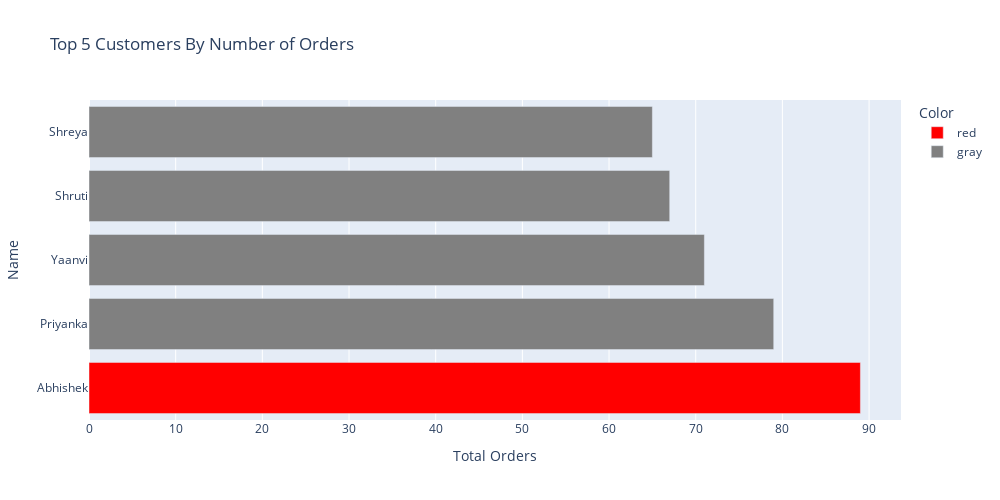

The cell this chart's notebook holds for it:
### Code cell
# Highlight the customer with the most orders
fig_customer = px.bar(top_5_ctm, x = top_5_ctm['Quantity'], y = 'CustomerName', color = 'Color',
      title = 'Top 5 Customers By Number of Orders',
       color_discrete_map = {'red':'red','gray':'gray'}, width = 1000, height = 500)
fig_customer.update_xaxes(title_text = 'Total Orders')
fig_customer.update_yaxes(title_text = 'Name')
fig_customer.show()

### Figure 1 — Plotly figure (JSON) as saved in the notebook; plotly's stock layout.template omitted (floating-point values rounded to 4 significant figures)
{"data": [{"alignmentgroup": "True", "hovertemplate": "Color=red<br>Quantity=%{x}<br>CustomerName=%{y}<extra></extra>", "legendgroup": "red", "marker": {"color": "red", "pattern": {"shape": ""}}, "name": "red", "offsetgroup": "red", "orientation": "h", "showlegend": true, "textposition": "auto", "type": "bar", "x": [89], "xaxis": "x", "y": ["Abhishek"], "yaxis": "y"}, {"alignmentgroup": "True", "hovertemplate": "Color=gray<br>Quantity=%{x}<br>CustomerName=%{y}<extra></extra>", "legendgroup": "gray", "marker": {"color": "gray", "pattern": {"shape": ""}}, "name": "gray", "offsetgroup": "gray", "orientation": "h", "showlegend": true, "textposition": "auto", "type": "bar", "x": [79, 71, 67, 65], "xaxis": "x", "y": ["Priyanka", "Yaanvi", "Shruti", "Shreya"], "yaxis": "y"}], "layout": {"barmode": "relative", "height": 500, "legend": {"title": {"text": "Color"}, "tracegroupgap": 0}, "title": {"text": "Top 5 Customers By Number of Orders"}, "width": 1000, "xaxis": {"anchor": "y", "autorange": true, "domain": [0, 1], "range": [0, 93.68], "title": {"text": "Total Orders"}, "type": "linear"}, "yaxis": {"anchor": "x", "autorange": true, "domain": [0, 1], "range": [-0.5, 4.5], "title": {"text": "Name"}, "type": "category"}}}
